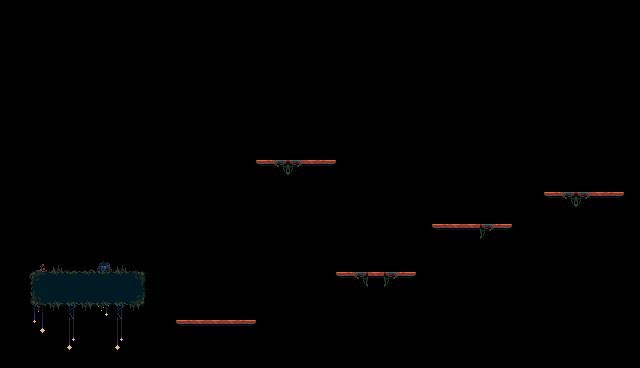

A level layout from a 2D game, rendered from its tile map. Below: a short description, then the map file with its tile-grid data intact:
An orthogonal 40x23 tile map with 16x16 px tiles, 1 tile layer (ground) and 7 objects (barrel).

<map version="1.9" tiledversion="1.9.1" orientation="orthogonal" renderorder="right-down" width="40" height="23" tilewidth="16" tileheight="16" infinite="0" nextlayerid="5" nextobjectid="12">
 <tileset firstgid="1" name="tileset" tilewidth="16" tileheight="16" tilecount="198" columns="18">
  <image source="../../assets/tileset.png" width="288" height="176" />
 </tileset>
 <layer id="1" name="ground" width="40" height="23">
  <data encoding="csv">
0,0,0,0,0,0,0,0,0,0,0,0,0,0,0,0,0,0,0,0,0,0,0,0,0,0,0,0,0,0,0,0,0,0,0,0,0,0,0,0,
0,0,0,0,0,0,0,0,0,0,0,0,0,0,0,0,0,0,0,0,0,0,0,0,0,0,0,0,0,0,0,0,0,0,0,0,0,0,0,0,
0,0,0,0,0,0,0,0,0,0,0,0,0,0,0,0,0,0,0,0,0,0,0,0,0,0,0,0,0,0,0,0,0,0,0,0,0,0,0,0,
0,0,0,0,0,0,0,0,0,0,0,0,0,0,0,0,0,0,0,0,0,0,0,0,0,0,0,0,0,0,0,0,0,0,0,0,0,0,0,0,
0,0,0,0,0,0,0,0,0,0,0,0,0,0,0,0,0,0,0,0,0,0,0,0,0,0,0,0,0,0,0,0,0,0,0,0,0,0,0,0,
0,0,0,0,0,0,0,0,0,0,0,0,0,0,0,0,0,0,0,0,0,0,0,0,0,0,0,0,0,0,0,0,0,0,0,0,0,0,0,0,
0,0,0,0,0,0,0,0,0,0,0,0,0,0,0,0,0,0,0,0,0,0,0,0,0,0,0,0,0,0,0,0,0,0,0,0,0,0,0,0,
0,0,0,0,0,0,0,0,0,0,0,0,0,0,0,0,0,0,0,0,0,0,0,0,0,0,0,0,0,0,0,0,0,0,0,0,0,0,0,0,
0,0,0,0,0,0,0,0,0,0,0,0,0,0,0,0,0,0,0,0,0,0,0,0,0,0,0,0,0,0,0,0,0,0,0,0,0,0,0,0,
0,0,0,0,0,0,0,0,0,0,0,0,0,0,0,0,0,0,0,0,0,0,0,0,0,0,0,0,0,0,0,0,0,0,0,0,0,0,0,0,
0,0,0,0,0,0,0,0,0,0,0,0,0,0,0,0,78,79,81,80,82,0,0,0,0,0,0,0,0,0,0,0,0,0,0,0,0,0,0,0,
0,0,0,0,0,0,0,0,0,0,0,0,0,0,0,0,0,0,0,0,0,0,0,0,0,0,0,0,0,0,0,0,0,0,0,0,0,0,0,0,
0,0,0,0,0,0,0,0,0,0,0,0,0,0,0,0,0,0,0,0,0,0,0,0,0,0,0,0,0,0,0,0,0,0,78,79,81,80,82,0,
0,0,0,0,0,0,0,0,0,0,0,0,0,0,0,0,0,0,0,0,0,0,0,0,0,0,0,0,0,0,0,0,0,0,0,0,0,0,0,0,
0,0,0,0,0,0,0,0,0,0,0,0,0,0,0,0,0,0,0,0,0,0,0,0,0,0,0,78,80,80,81,82,0,0,0,0,0,0,0,0,
0,0,0,0,0,0,0,0,0,0,0,0,0,0,0,0,0,0,0,0,0,0,0,0,0,0,0,0,0,0,0,0,0,0,0,0,0,0,0,0,
0,0,136,3221225528,114,113,95,3221225528,115,0,0,0,0,0,0,0,0,0,0,0,0,0,0,0,0,0,0,0,0,0,0,0,0,0,0,0,0,0,0,0,
0,1610612849,182,167,168,167,168,167,2684354742,2684354675,0,0,0,0,0,0,0,0,0,0,0,78,79,80,81,82,0,0,0,0,0,0,0,0,0,0,0,0,0,0,
0,1610612850,1610612918,3221225639,3221225640,3221225639,3221225639,3221225640,3221225654,2684354675,0,0,0,0,0,0,0,0,0,0,0,0,0,0,0,0,0,0,0,0,0,0,0,0,0,0,0,0,0,0,
0,0,37,56,39,56,38,39,56,0,0,0,0,0,0,0,0,0,0,0,0,0,0,0,0,0,0,0,0,0,0,0,0,0,0,0,0,0,0,0,
0,0,55,0,57,0,0,57,0,0,0,78,80,80,80,82,0,0,0,0,0,0,0,0,0,0,0,0,0,0,0,0,0,0,0,0,0,0,0,0,
0,0,0,0,75,0,0,75,0,0,0,0,0,0,0,0,0,0,0,0,0,0,0,0,0,0,0,0,0,0,0,0,0,0,0,0,0,0,0,0,
0,0,0,0,0,0,0,0,0,0,0,0,0,0,0,0,0,0,0,0,0,0,0,0,0,0,0,0,0,0,0,0,0,0,0,0,0,0,0,0
</data>
 </layer>
 <objectgroup color="#5500ff" id="2" name="entity">
  <object id="7" name="Barrel" class="barrel" x="45.3333" y="254" />
 </objectgroup>
 <objectgroup color="#ff5500" id="4" name="solid">
  <properties>
   <property name="collidable" type="bool" value="true" />
  </properties>
  <object id="1" x="32" y="272" width="112" height="32" />
  <object id="2" x="336" y="272" width="80" height="6.66615" />
  <object id="8" x="176" y="320" width="80" height="6.66615" />
  <object id="9" x="432" y="224" width="80" height="6.66615" />
  <object id="10" x="544" y="192" width="80" height="6.66615" />
  <object id="11" x="256" y="160" width="80" height="6.66615" />
 </objectgroup>
</map>
